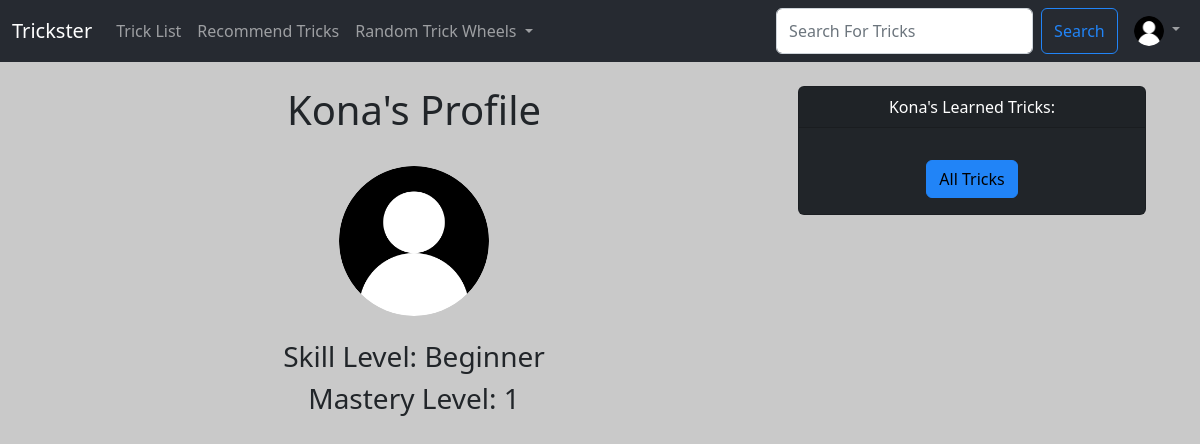
The app's page /Users/profile/1 (signed in), older data.
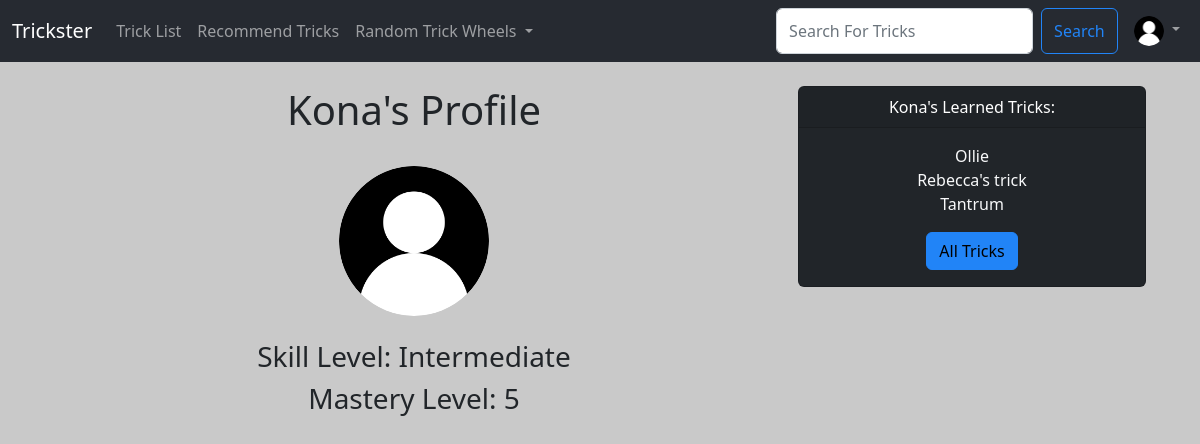
The same page, newer data.
### Users/models.py (models this page shows, shortened)
class User_Profile(models.Model):
  User = models.OneToOneField(Trickster_User, on_delete=models.CASCADE)
  ProfilePhoto = models.ImageField(null=True, blank=True, upload_to="images/profile")
  SkillLevel = models.ForeignKey(SkillLevel, default=get_default_skill_level, blank=True, null=True, on_delete=models.CASCADE)
  LearnedTricks  = models.ManyToManyField(Trick, related_name='learned_trick', blank=True)
  UserDifficultyLevel = models.PositiveIntegerField(default=1, null=True, validators=[MinValueValidator(1), MaxValueValidator(10)])
  Follows =  models.ManyToManyField('self', related_name='followed_by', symmetrical=False, blank=True)

class Trickster_User(AbstractBaseUser, PermissionsMixin):
  UserID = models.AutoField(primary_key=True)
  Email = models.EmailField(('Email Address'), unique=True)
  Username = models.CharField(('Username'),max_length=25, unique=True)
  FirstName = models.CharField(('First Name'),max_length=25)
  LastName = models.CharField(('Last Name'),max_length=25)
  DateOfJoining = models.DateField(default=timezone.now)
  is_staff = models.BooleanField(default=False)
  is_active = models.BooleanField(default=True)
  objects = CustomUserManager()
  USERNAME_FIELD = 'Email'
  REQUIRED_FIELDS = ['Username', 'FirstName', 'LastName']

### TricksterMain/models.py (models this page shows, shortened)
class SkillLevel (models.Model):
    SkillLevelID = models.AutoField(primary_key=True)
    SkillLevelName = models.CharField(max_length=25)
    def __str__(self):
        return self.SkillLevelName

class Trick (models.Model):
    TrickID = models.AutoField(primary_key=True)
    TrickName = models.CharField(max_length=25)
    TrickDiscription = models.TextField(blank=True)
    TrickHowTo = models.TextField(blank=True)
    TrickRecLevel = models.ForeignKey(SkillLevel, blank=True, null=True, on_delete=models.CASCADE)
    TrickDifficulty = models.PositiveIntegerField(null=True, validators=[MinValueValidator(1), MaxValueValidator(10)])
    TrickImg = models.ImageField(null=True, blank=True, upload_to="images/")

### Users/views.py (the view)
# urls.py: path('profile/<int:pk>', views.profile, name='profile'),
def profile(request, pk):
  if request.user.is_authenticated:
    profile = User_Profile.objects.get(User_id=pk)
    return render(request, 'user_pages/profile.html', {'profile': profile})
  else:
    messages.success(request, ("You Must Be Logged In To See This Page!"))
    return redirect('home')

### Users/templates/user_pages/profile.html (shortened to what this page needs)
{% extends 'main/base.html' %}
{% load static %}
{% block content  %}
{% if profile %}
  <div class="container text-center">
    <div class="row">
      <div  class="col-8">
        <h1>{{ profile.User.FirstName }}'s Profile</h1>
        {% if profile.ProfilePhoto %}
          <img
          class="rounded-circle"
          height="150"
          src="{{ profile.ProfilePhoto.url }}"
          alt="User Profile Image"
          />
        {% else %}
          <img
          class="rounded-circle"
          height="150"
          src="{% static 'trickster/images/ProfileImgDefault.png' %}"
          alt="Default User Profile Image"
          />
        {% endif %}
      <h3>Skill Level: {{ profile.SkillLevel }}</h3>
      <h3>Mastery Level: {{ profile.UserDifficultyLevel }}</h3>
      </div>
      <div class="col-4">
        <div class="card text-white bg-dark">
          <div class="card-header">
            {{ profile.User.FirstName }}'s Learned Tricks:
          </div>
          <div class="card-body">
            <p class="card-text">
              {% for trick in profile.LearnedTricks.all %}
                <a class="text-light text-underline-hover" href="{% url 'show-trick' trick.TrickID %}"> {{ trick.TrickName }}</br>
              {% endfor %}
            </p>
            <a href="{%url 'trick-list'%}" class="btn btn-primary">All Tricks</a>
          </div>
        </div>
      </div>
    </div>
  </div>
{% endif %}
{% endblock %}

Row changes from the older to the newer data that the page shows:
changed User_Profile "Kona": SkillLevel "Beginner" → "Intermediate"; UserDifficultyLevel "1" → "5"
now on this page (row unchanged): Trick: TrickName "Ollie"
now on this page (row unchanged): Trick: TrickName "Rebecca's trick"
added Trick: TrickName "Tantrum"
